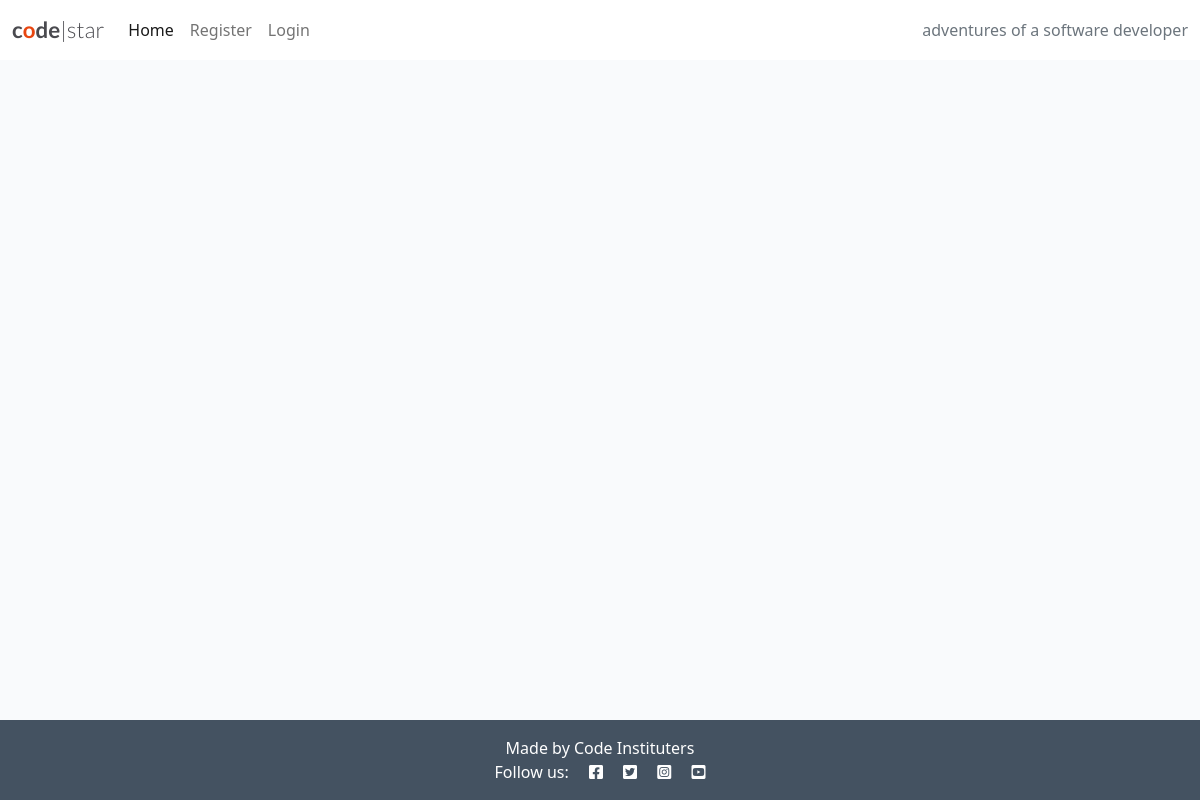
Before: / with the older database file.
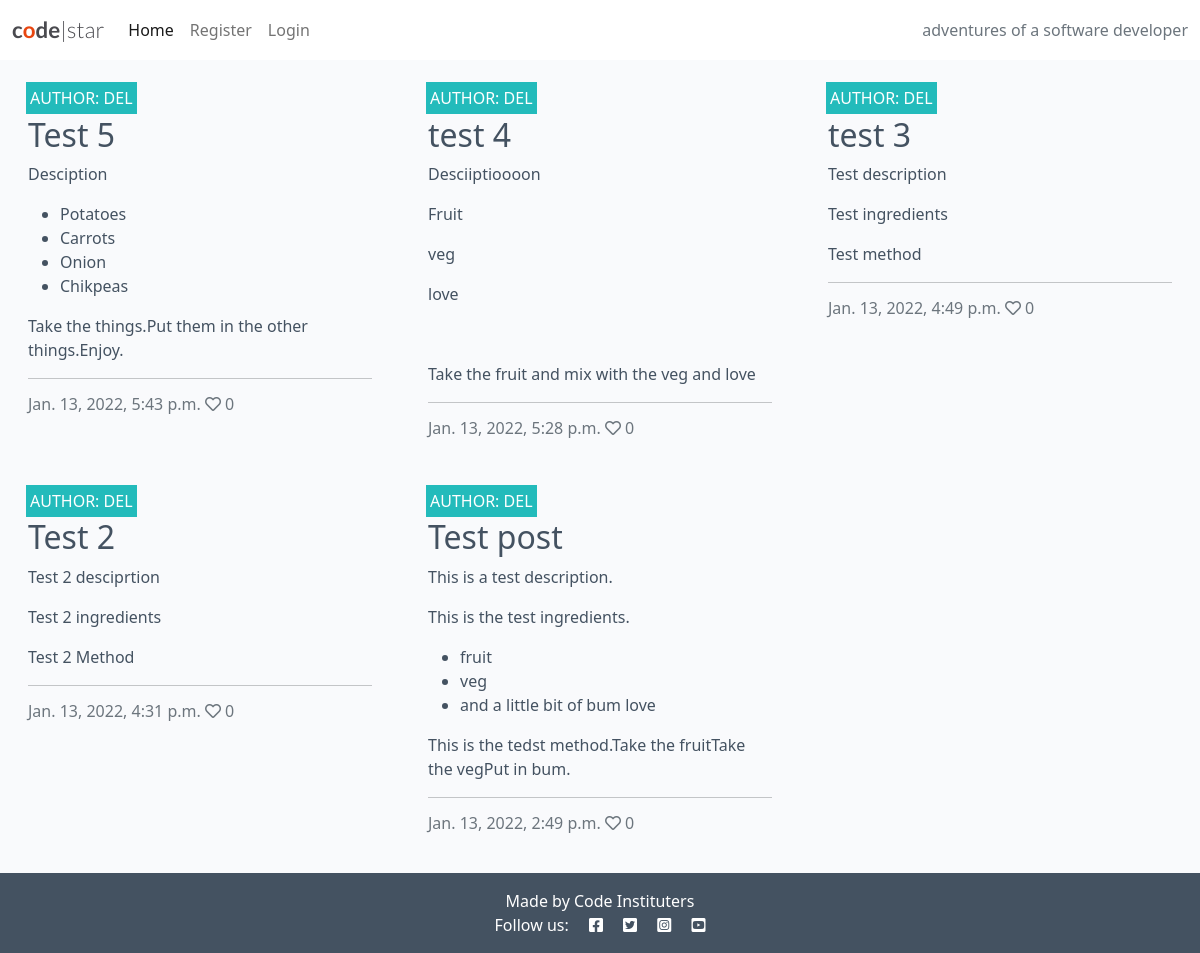
After: the same page with the newer database file.
### post/models.py (models this page shows, shortened)
class Post(models.Model):
    title = models.CharField(max_length=200, unique=True)
    slug = models.SlugField(max_length=200, unique=True)
    author = models.ForeignKey(
        User, on_delete=models.CASCADE, related_name="recipes"
        )
    published_on = models.DateTimeField(auto_now=True)
    updated_on = models.DateTimeField(auto_now=True)
    description = models.TextField()
    ingredients = models.TextField()
    method = models.TextField()
    is_vegan = models.BooleanField(default=False)
    image = CloudinaryField('image', default='placeholder')
    likes = models.ManyToManyField(User, related_name='post_likes', blank=True)
    class Meta:
        ordering = ['-published_on']
    def number_of_likes(self):
        return self.likes.count()

### post/views.py (the view)
# urls.py: path('', views.PostList.as_view(), name='home')
class PostList(generic.ListView):
    model = Post
    queryset = Post.objects.filter(is_vegan=True)
    template_name = "index.html"
    paginate_by = 6

### templates/index.html (shortened to what this page needs)
{% extends "base.html" %}
{% block content %}
<div class="container-fluid">
    <div class="row">
        <div class="col-12 mt-3 left">
            <div class="row">
                {% for post in post_list %}
                <div class="col-md-4">
                    <div class="card mb-4">
                        <div class="card-body">
                            <div class="image-container">
                                <div class="image-flash">
                                    <p class="author">Author: {{ post.author }}</p>
                                </div>
                            </div>
                            <a href="#" class="post-link">
                                <h2 class="card-title">{{ post.title }}</h2>
                                <p class="card-text">{{ post.description|striptags }}</p>
                                <p class="card-text">{{ post.ingredients|safe}}</p>
                                <p class="card-text">{{ post.method|striptags }}</p>
                            </a>
                            <hr />
                            <p class="card-text text-muted h6">{{ post.published_on}} <i class="far fa-heart"></i>
                                {{ post.number_of_likes }}</p>
                        </div>
                    </div>
                </div>
                {% if forloop.counter|divisibleby:3 %}
            </div>
            <div class="row">
                {% endif %}
                {% endfor %}
            </div>
        </div>
    </div>
</div>
{%endblock%}

### templates/base.html (shortened to what this page needs)
{% load static %}
<!DOCTYPE html>
<html class="h-100">
<head>
    <link rel="stylesheet" href="https://cdnjs.cloudflare.com/ajax/libs/font-awesome/5.15.3/css/all.min.css">
    <link href="https://cdn.jsdelivr.net/npm/bootstrap@5.0.1/dist/css/bootstrap.min.css" rel="stylesheet"
>
    <link rel="stylesheet" href="{% static 'css/style.css' %}">
</head>
<body class="d-flex flex-column h-100 main-bg">
    <nav class="navbar navbar-expand-lg navbar-light bg-white">
        <div class="container-fluid">
            <a class="navbar-brand" href="{% url 'home' %}"><span class="brand">c<span class="red-o">o</span>de<span
                        class="thin">|star</span></span></span></a>
            <div class="collapse navbar-collapse" id="navbarText">
                <ul class="navbar-nav me-auto mb-2 mb-lg-0">
                    <li class="nav-item">
                        <a class="nav-link active" aria-current="page" href="{% url 'home' %}">Home</a>
                    </li>
                    {% if user.is_authenticated %}
                    <li class="nav-item">
                        <a class="nav-link" href="#">Logout</a>
                    </li>
                    {% else %}
                    <li class="nav-item">
                        <a class="nav-link" href="#">Register</a>
                    </li>
                    <li class="nav-item">
                        <a class="nav-link" href="#">Login</a>
                    </li>
                    {% endif %}
                </ul>
                <span class="navbar-text text-muted">
                    adventures of a software developer
                </span>
            </div>
        </div>
    </nav>
    <main class="flex-shrink-0 main-bg">
        {% block content %}{% endblock content %}
    </main>
    <footer class="footer mt-auto py-3 dark-bg">
        <p class="m-0 text-center text-white">Made by Code Instituters</p>
        <p class="m-0 text-center text-white">Follow us: <i class="fab fa-facebook-square ms-3"></i>
            <i class="fab fa-twitter-square ms-3"></i>
            <i class="fab fa-instagram-square ms-3"></i>
            <i class="fab fa-youtube-square ms-3"></i></p>
    </footer>
</body>
</html>

### static/css/style.css (style rules this page uses)
body { background-color: #F9FAFC; }
.brand { font-family: Lato, sans-serif; font-size: 1.4rem; font-weight: 700; color: #4A4A4F; }
.red-o { color: #E84610; }
.thin { font-weight: 300; }
.dark-bg { background-color: #445261; }
.main-bg { background-color: #F9FAFC; }
.card { border: none; background-color: transparent; }
.image-container { position: relative; }
.image-flash { position: absolute; bottom: 5%; min-width: 30%; left: -2px; background-color: #23BBBB; }
.author { color: white; margin: 4px; text-transform: uppercase; }
.post-link { text-decoration: none; color: #445261; }

Changed rows visible on the page:
added Post: author "DEL", title "Test 5", description "Desciption", ingredients "Potatoes Carrots Onion Chikpeas", method "Take the things.Put them in the other things.Enjoy.", published_on "Jan. 13, 2022, 5:43 p.m.", number_of_likes "0"
added Post: author "DEL", title "test 4", description "Desciiptioooon", ingredients "Fruit veg love", method "Take the fruit and mix with the veg and love", published_on "Jan. 13, 2022, 5:28 p.m.", number_of_likes "0"
added Post: author "DEL", title "test 3", description "Test description", ingredients "Test ingredients", method "Test method", published_on "Jan. 13, 2022, 4:49 p.m.", number_of_likes "0"
added Post: author "DEL", title "Test 2", description "Test 2 desciprtion", ingredients "Test 2 ingredients", method "Test 2 Method", published_on "Jan. 13, 2022, 4:31 p.m.", number_of_likes "0"
added Post: author "DEL", title "Test post", description "This is a test description.", ingredients "This is the test ingredients. fruit veg and a little bit of bum love", method "This is the tedst method.Take the fruitTake the vegPut in bum.", published_on "Jan. 13, 2022, 2:49 p.m.", number_of_likes "0"
